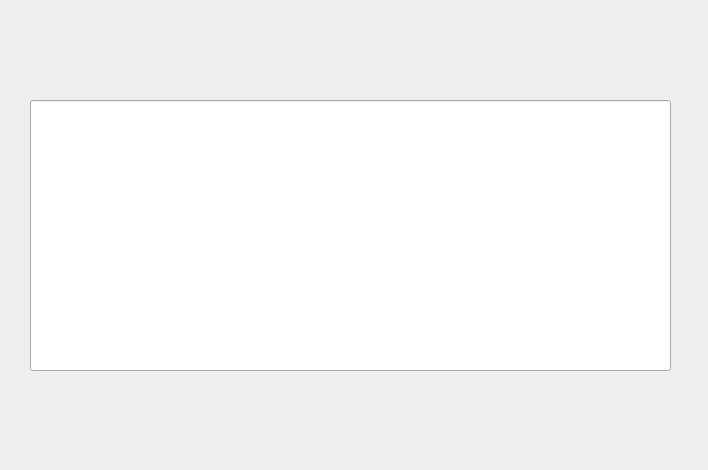
<?xml version="1.0" encoding="UTF-8"?>
<ui version="4.0">
 <class>Form</class>
 <widget class="QWidget" name="Form">
  <property name="geometry">
   <rect>
    <x>0</x>
    <y>0</y>
    <width>708</width>
    <height>470</height>
   </rect>
  </property>
  <property name="minimumSize">
   <size>
    <width>708</width>
    <height>470</height>
   </size>
  </property>
  <property name="maximumSize">
   <size>
    <width>708</width>
    <height>470</height>
   </size>
  </property>
  <property name="windowTitle">
   <string>Lab8</string>
  </property>
  <widget class="QLineEdit" name="box">
   <property name="geometry">
    <rect>
     <x>30</x>
     <y>100</y>
     <width>641</width>
     <height>271</height>
    </rect>
   </property>
   <property name="font">
    <font>
     <pointsize>40</pointsize>
    </font>
   </property>
  </widget>
 </widget>
 <resources/>
 <connections/>
</ui>
